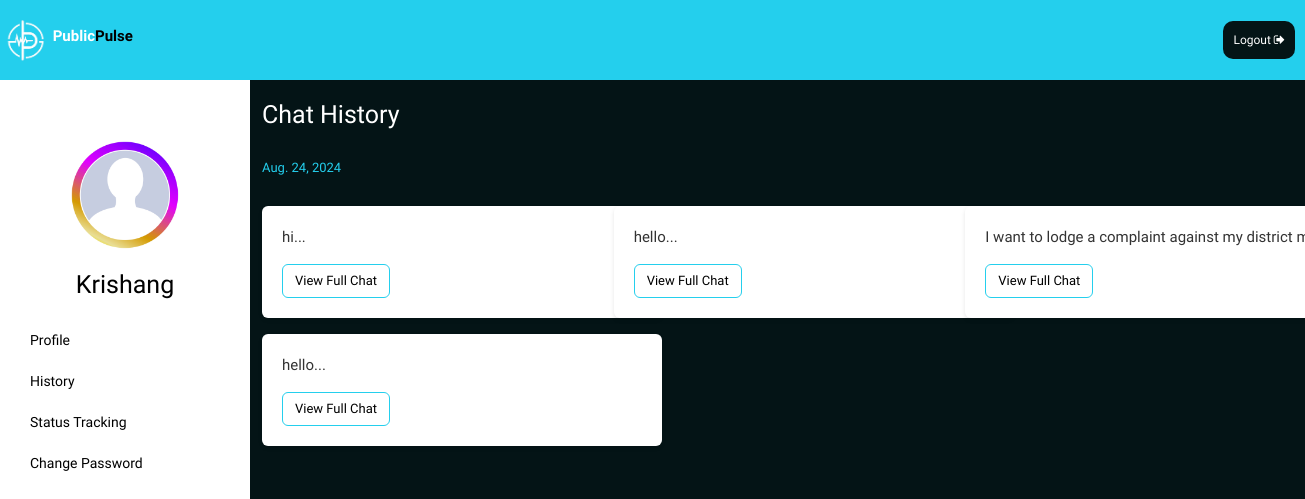
Page /chatbot/chat_history (signed in) on the earlier database version.
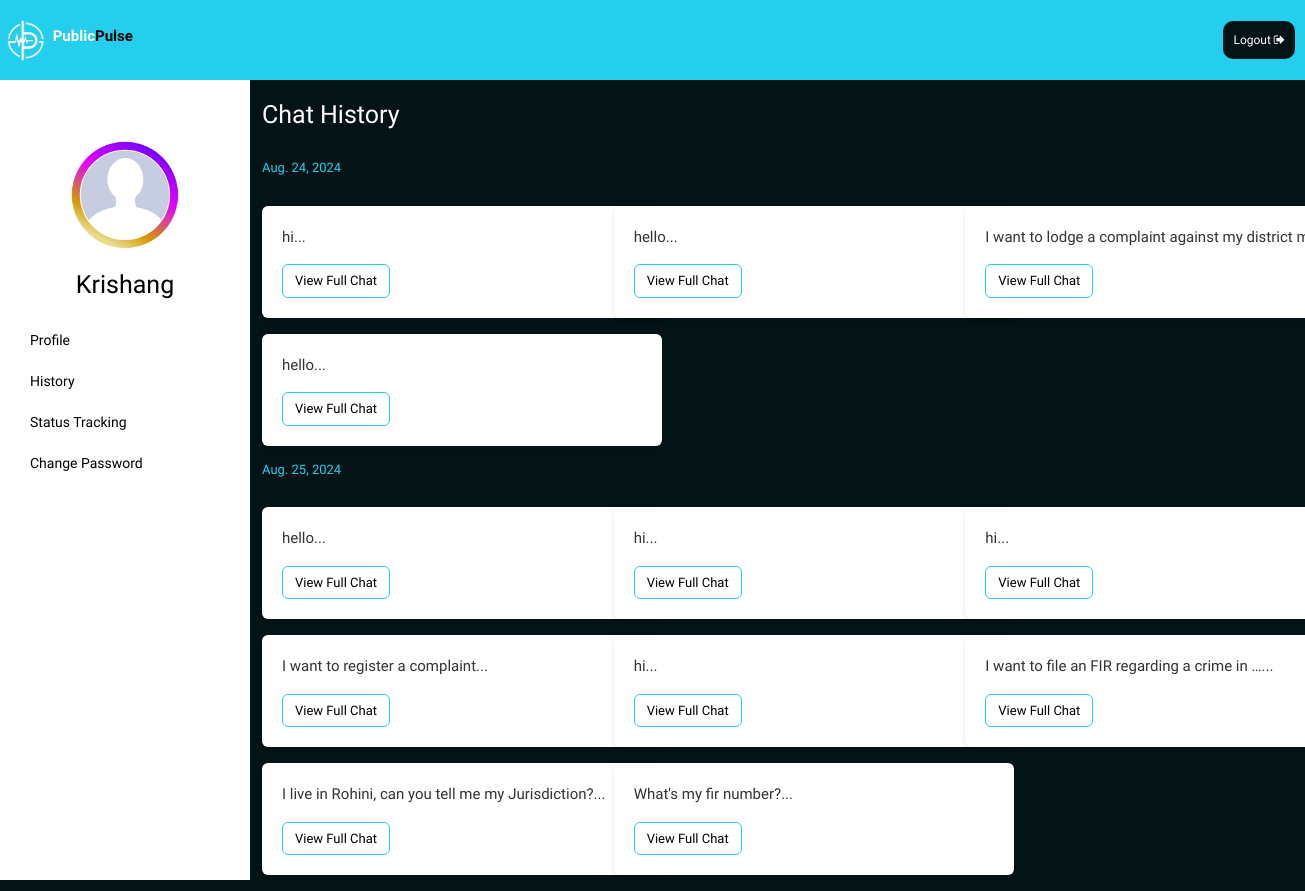
Same page on the later database version.
### chatbot/models.py (models this page shows, shortened)
class Chat(models.Model):
    STATUS_CHOICES=(
        ('new', 'New'),
        ('resolved', 'Resolved'),
        ('pending', 'Pending'),
    )
    CATEGORY_CHOICES=[
        ('Transport', 'Transport'),
        ('Education', 'Education'),
        ('Security', 'Security'),
        ('Public Service', 'Public Service'),
        ('Sanitation', 'Sanitation'),
        ('Environment', 'Environment'),
        ('Health', 'Health'),
        ('Services', 'Services'),
        ('Housing', 'Housing'),
        ('Infractructure', 'Infractructure'),
        ('Jobs', 'Jobs'),
        ('Sports', 'Sports')
    ]
    user=models.ForeignKey(User, on_delete=models.CASCADE)
    message=models.TextField()
    category=models.CharField(max_length=100, choices=CATEGORY_CHOICES)
    response=models.TextField(default="I am sorry. I dont understand your question")
    created_at=models.DateTimeField(auto_now_add=True)
    status=models.CharField(max_length=10, choices=STATUS_CHOICES, null=True, blank=True )
    resolved_at = models.DateTimeField(null=True, blank=True)
    sentiment_score = models.FloatField(null=True, blank=True)
    classification=models.CharField(max_length=100, blank=True, null=True)

### chatbot/views.py (the view)
# urls.py: path('chat_history', views.chat_history, name='chat_history'),
def chat_history(request):
    messages = Chat.objects.filter(user=request.user).order_by('created_at')
    grouped_messages = {}
    for message in messages:
        message_date = message.created_at.date()
        if message_date not in grouped_messages:
            grouped_messages[message_date] = [message]
        else:
            grouped_messages[message_date].append(message)
    return render(request, 'user/history.html', {'grouped_messages': grouped_messages})

### templates/user/history.html (shortened to what this page needs)
{% extends 'base.html' %}
{% block content %}
{% load static %}
<link rel="stylesheet" type="text/css" href="{% static 'profile.css' %}">
<link href="https://stackpath.bootstrapcdn.com/bootstrap/4.5.2/css/bootstrap.min.css" rel="stylesheet">
<div class="header">
    <div class="logo">
        <img src="{% static 'Images/publicpulselogo.png' %}"/>
        <a href="/">
            <h4>Public<span>Pulse</span></h4>
        </a>
    </div>
    <a href="logout" class="logout-link">Logout <i class="fa fa-sign-out" aria-hidden="true"></i></a>
</div>
<div class="user-history">
    <div class="profile">
        <div class="sidebar">
            <div class="profile-picture">
                {% if user.is_authenticated %}
                <img src="{% static 'Images/placeholder.jpg' %}" alt="user">
                <h4>{{user.username}}</h4>
                {%endif%}
            </div>
            <a href="user_profile">Profile</a>
            <a href="chat_history">History</a>
            <a href="status_tracking">Status Tracking</a>
            <a href="change-password">Change Password</a>
        </div>
    </div>
    <div class=" history container">
        <h2>Chat History</h2>
        {% for date, messages in grouped_messages.items %}
            <h2 class="date">{{ date }}</h2>
            <div class="row">
                {% for message in messages %}
                    <div class="col-md-4 mb-3">
                        <div class="card">
                            <div class="card-body">
                                <p class="card-text">{{ message.message|truncatewords:10 }}...</p>
                                <button type="button" class="btn" data-toggle="modal" data-target="#chatModal{{ forloop.parentloop.counter }}{{ forloop.counter }}">View Full Chat</button>
                            </div>
                        </div>
                    </div>
                {% endfor %}
            </div>
        {% endfor %}
    </div>
    </div>
{% endblock %}

### templates/base.html (shortened to what this page needs)
<!DOCTYPE html>
<html lang="en">
  <head>
    {% load static %}
    <link rel="stylesheet" type="text/css" href="{% static 'styles.css' %}">
    <link rel="stylesheet" href="https://unpkg.com/swiper/swiper-bundle.min.css" />
    <link rel="stylesheet" href="https://stackpath.bootstrapcdn.com/bootstrap/4.3.1/css/bootstrap.min.css">
    <link rel="stylesheet" href="{% static 'font-awesome-4.7.0/font-awesome-4.7.0/css/font-awesome.min.css' %}">
  </head>
  <body>
    {% block content %}{% endblock %}
    <link href="https://cdn.jsdelivr.net/npm/bootstrap@5.3.2/dist/css/bootstrap.min.css" rel="stylesheet">
  </body>
</html>

### static/styles.css (style rules this page uses)
* { margin: 0; }
h2 { font-size: 25px !important; }
body, html { background-color: #041416 !important; font-family: "Inknut Antiqua" !important; }
.logo { width: 100px; height: 100px; }
.how-it-works h4,p { margin-top: 30px; }
.logout-link { color: black; background-color: #24CFED; padding: 5px; border-radius: 10px; font-size: 12px; text-decoration: none; }

### static/profile.css (style rules this page uses)
* { margin: 0; padding: 0; box-sizing: border-box; }
body, html { background-color: #041416 !important; font-family: "Inknut Antiqua" !important; }
.header { background-color: #24CFED; color: #ffffff; width: 100%; height: 80px; padding: 0; margin: 0; display: flex; justify-content: space-between; align-items: center; }
.header .logout-link { background-color: #041416; text-align: center; margin-right: 10px; color: white; padding: 10px; }
.logo { display: flex; justify-content: center; align-items: center; width: 10%; height: 80px; }
img { width: 55px; height: 55px; }
.logo h4 { font-size: 15px; font-weight: bold; }
.logo span { color: black; }
.logo a { text-decoration: none; color: white; }
.profile { display: flex; }
.sidebar { width: 250px; background-color: white; color: black; height: 100vh; padding: 20px; }
.sidebar a { color: black; text-decoration: none; display: block; padding: 10px; font-size: 14px; }
.profile-content h1, p { color: white; }
.profile-picture { text-align: center; margin-top: 20px; margin-bottom: 20px; }
.profile-picture img { width: 150px; height: 150px; }
.profile-picture h4 { font-size: 25px; }
.user-history { display: flex; justify-content: center; }
.history { padding-top: 20px; flex-grow: 1; margin-left: 50px; }
.history h2 { color: white; font-size: 15px; margin-bottom: 30px; }
.history .date { color: #24CFED !important; font-size: 13px !important; }
.history .card { box-shadow: 0 2px 4px rgba(0,0,0,0.1); border: none; width: 400px; }
.history .card-body { padding: 20px; }
.history .card-text { font-size: 15px; color: #333; font-family: 'Tiro Telugu'; }
.history .btn { background-color: transparent; border-color: #24CFED; color: black; font-size: 13px; }
.user-history .sidebar a { text-decoration: none !important; }

Differences in the rows shown:
added Chat: created_at "Aug. 25, 2024", message "hello"
added Chat: message "hi", shown under "Aug. 25, 2024"
added Chat: message "hi", shown under "Aug. 25, 2024"
added Chat: message "I want to register a complaint", shown under "Aug. 25, 2024"
added Chat: message "hi", shown under "Aug. 25, 2024"
added Chat: message "I want to file an FIR regarding a crime in …", shown under "Aug. 25, 2024"
added Chat: message "I live in Rohini, can you tell me my Jurisdiction?", shown under "Aug. 25, 2024"
added Chat: message "What's my fir number?", shown under "Aug. 25, 2024"
